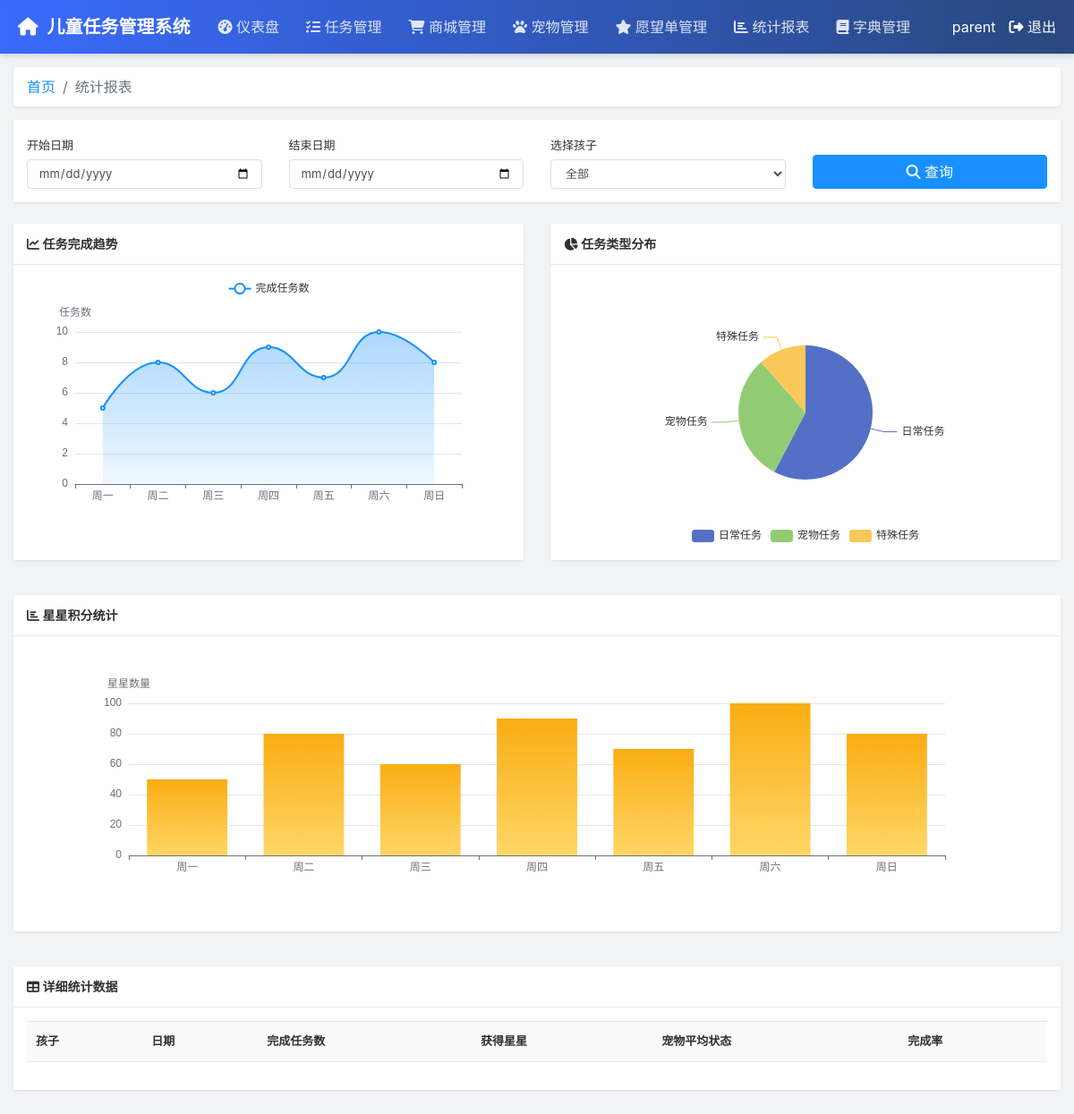
/parent/statistics (signed in), run on an earlier commit of the app's database.
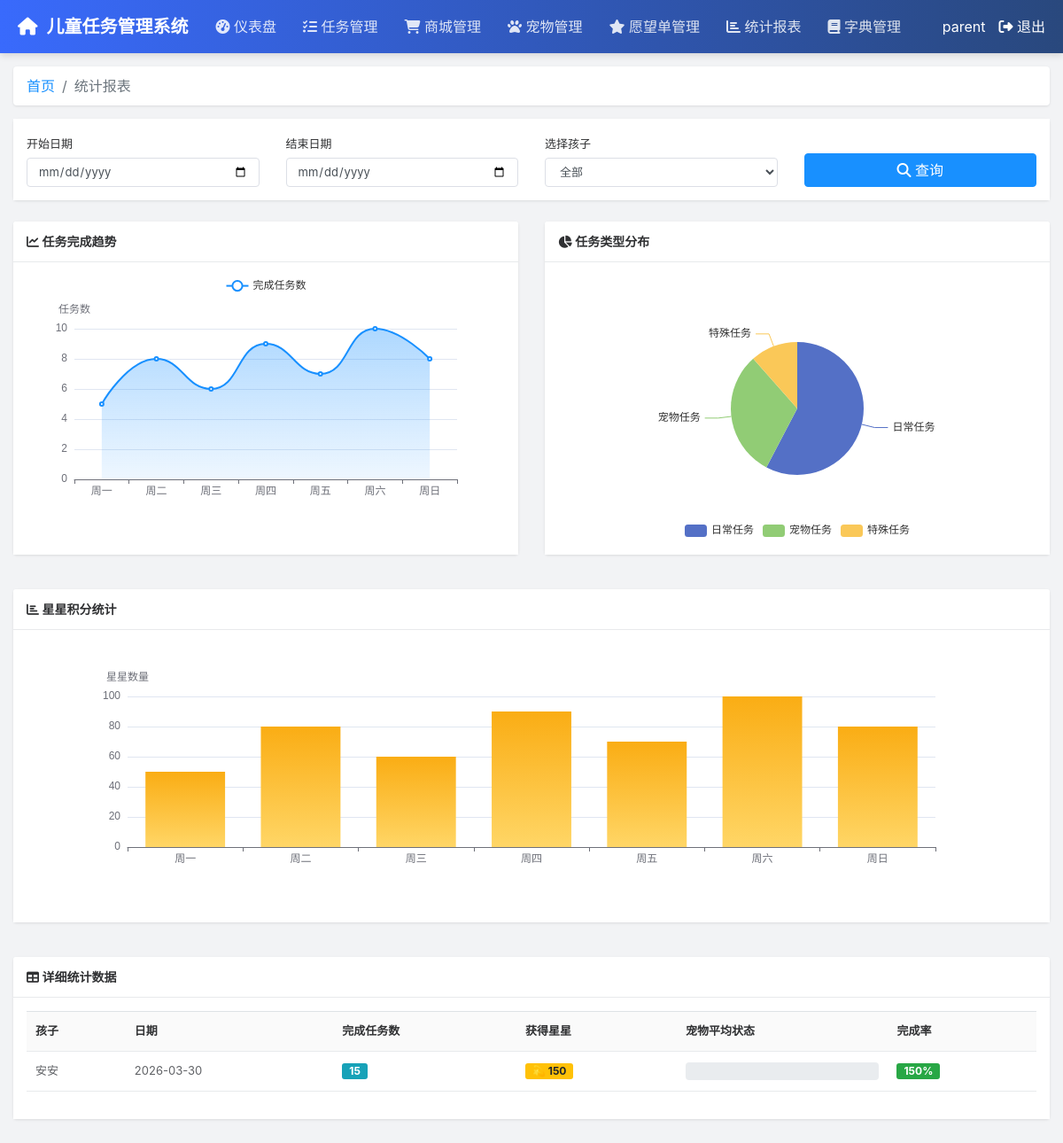
And on a later commit of the database.
### tables this page shows
CREATE TABLE statistics (
                id INTEGER PRIMARY KEY AUTOINCREMENT,
                child_id INTEGER NOT NULL,
                stat_date DATE NOT NULL,
                tasks_completed INTEGER DEFAULT 0,
                stars_earned INTEGER DEFAULT 0,
                pet_status_avg INTEGER DEFAULT 0,
                created_at TIMESTAMP DEFAULT CURRENT_TIMESTAMP,
                FOREIGN KEY (child_id) REFERENCES children(id) ON DELETE CASCADE,
                UNIQUE(child_id, stat_date)
            );

CREATE TABLE children (
                id INTEGER PRIMARY KEY AUTOINCREMENT,
                user_id INTEGER NOT NULL,
                parent_id INTEGER,
                nickname TEXT NOT NULL,
                birthday DATE,
                avatar TEXT,
                total_stars INTEGER DEFAULT 0,
                total_badges INTEGER DEFAULT 0,
                total_trophies INTEGER DEFAULT 0,
                FOREIGN KEY (user_id) REFERENCES users(id) ON DELETE CASCADE,
                FOREIGN KEY (parent_id) REFERENCES users(id) ON DELETE SET NULL
            );

### routes/parent_routes.py (the view)
@bp.route('/statistics')
def statistics():
    if 'user_id' not in session or session.get('role') != 'parent':
        return redirect(url_for('parent_routes.login'))
    conn = get_db_connection()
    children = conn.execute("SELECT * FROM children").fetchall()
    stats = conn.execute('''
        SELECT s.*, c.nickname as child_name
        FROM statistics s
        JOIN children c ON s.child_id = c.id
        ORDER BY s.stat_date DESC
        LIMIT 100
    ''').fetchall()
    conn.close()
    return render_template('parent/statistics.html', children=children, stats=stats)

### models.py (called while the page is built)
def get_db_connection():
    conn = sqlite3.connect(DATABASE)
    conn.row_factory = sqlite3.Row  # 让结果可以通过列名访问
    return conn

### templates/parent/statistics.html (shortened to what this page needs)
{% extends "parent/layout.html" %}
{% block content %}
<nav aria-label="breadcrumb">
    <ol class="breadcrumb">
        <li class="breadcrumb-item"><a href="/parent/dashboard">首页</a></li>
        <li class="breadcrumb-item active" aria-current="page">统计报表</li>
    </ol>
</nav>
<div class="card mb-4">
    <div class="card-body">
        <div class="row">
            <div class="col-md-3">
                <label class="form-label">开始日期</label>
                <input type="date" class="form-control" id="startDate" value="{{ today }}">
            </div>
            <div class="col-md-3">
                <label class="form-label">结束日期</label>
                <input type="date" class="form-control" id="endDate" value="{{ today }}">
            </div>
            <div class="col-md-3">
                <label class="form-label">选择孩子</label>
                <select class="form-control" id="childSelect">
                    <option value="all">全部</option>
                </select>
            </div>
            <div class="col-md-3 d-flex align-items-end">
                <button class="btn btn-primary btn-block" onclick="loadStatistics()">
                    <i class="fas fa-search"></i> 查询
                </button>
            </div>
        </div>
    </div>
</div>
<div class="row mb-4">
    <div class="col-md-6">
        <div class="card">
            <div class="card-header">
                <i class="fas fa-chart-line"></i> 任务完成趋势
            </div>
            <div class="card-body">
                <div id="taskTrendChart" style="height: 300px;"></div>
            </div>
        </div>
    </div>
    <div class="col-md-6">
        <div class="card">
            <div class="card-header">
                <i class="fas fa-chart-pie"></i> 任务类型分布
            </div>
            <div class="card-body">
                <div id="taskTypeChart" style="height: 300px;"></div>
            </div>
        </div>
    </div>
</div>
<div class="row">
    <div class="col-md-12">
        <div class="card">
            <div class="card-header">
                <i class="fas fa-chart-bar"></i> 星星积分统计
            </div>
            <div class="card-body">
                <div id="starChart" style="height: 300px;"></div>
            </div>
        </div>
    </div>
</div>
<div class="card mt-4">
    <div class="card-header">
        <i class="fas fa-table"></i> 详细统计数据
    </div>
    <div class="card-body">
        <table class="table table-hover">
            <thead>
                <tr>
                    <th>孩子</th>
                    <th>日期</th>
                    <th>完成任务数</th>
                    <th>获得星星</th>
                    <th>宠物平均状态</th>
                    <th>完成率</th>
                </tr>
            </thead>
            <tbody>
                {% for stat in stats %}
                <tr>
                    <td>{{ stat.child_name }}</td>
                    <td>{{ stat.stat_date }}</td>
                    <td><span class="badge badge-info">{{ stat.tasks_completed }}</span></td>
                    <td><span class="badge badge-warning">💫 {{ stat.stars_earned }}</span></td>
                    <td>
                        <div class="progress" style="height: 20px;">
                        </div>
                    </td>
                    <td>
                        {% set rate = (stat.tasks_completed / 10 * 100)|int if stat.tasks_completed > 0 else 0 %}
                        <span class="badge {% if rate >= 80 %}badge-success{% elif rate >= 60 %}badge-info{% else %}badge-warning{% endif %}">
                            {{ rate }}%
                        </span>
                    </td>
                </tr>
                {% endfor %}
            </tbody>
        </table>
    </div>
</div>
{% endblock %}

What changed in the data, as far as the page shows it:
added statistics: child_name "安安", stat_date "2026-03-30", tasks_completed "15", stars_earned "150"
